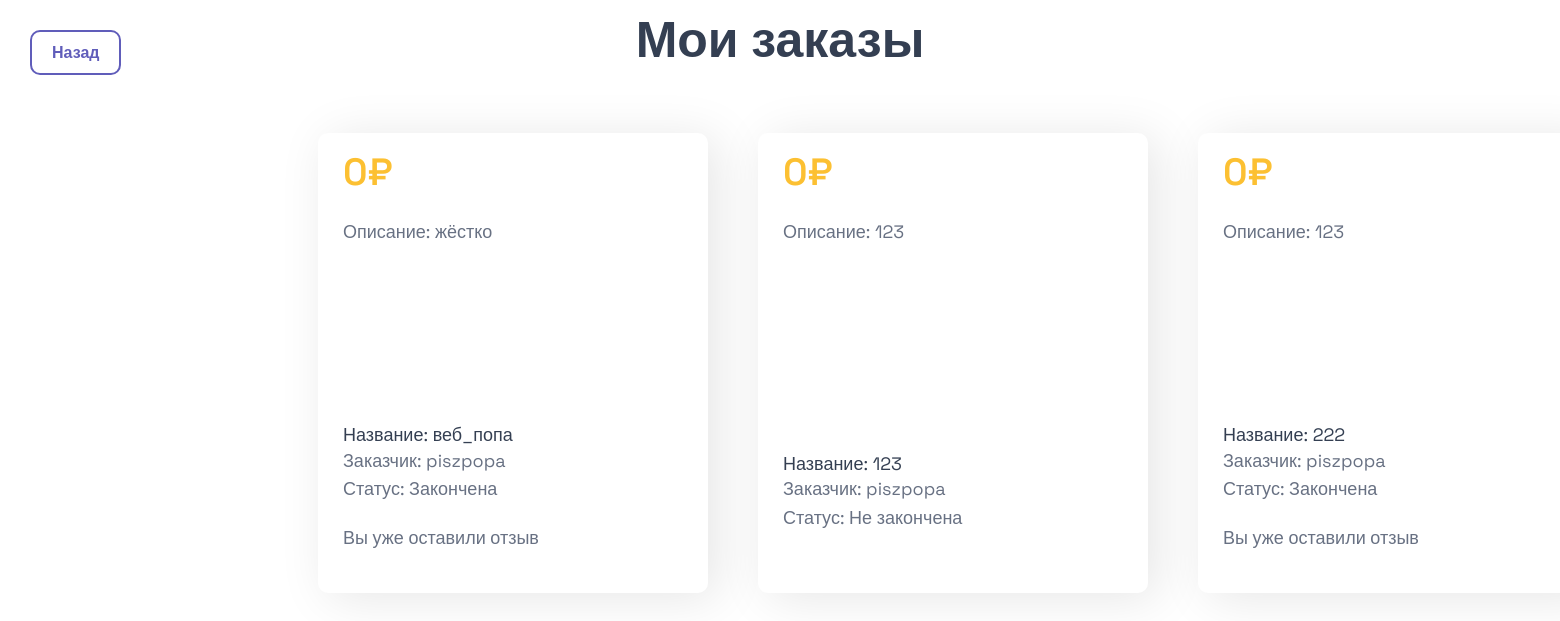
/orders (signed in), run on the app's committed database.
### data/orders.py (models this page shows)
class Order(SqlAlchemyBase, UserMixin, SerializerMixin):
    __tablename__ = 'order'
    id = sqlalchemy.Column(sqlalchemy.Integer, primary_key=True, autoincrement=True)
    name_order = sqlalchemy.Column(sqlalchemy.String, nullable=True)
    text = sqlalchemy.Column(sqlalchemy.String, nullable=True)
    teg = sqlalchemy.Column(sqlalchemy.String, nullable=True)
    user_id = sqlalchemy.Column(sqlalchemy.Integer, sqlalchemy.ForeignKey("users.id"))
    if_finished = sqlalchemy.Column(sqlalchemy.Integer, nullable=True, default=False)
    is_paid = sqlalchemy.Column(sqlalchemy.String, nullable=True, default=False)
    date = sqlalchemy.Column(sqlalchemy.String, nullable=True, default=datetime.datetime.now)
    user = orm.relationship('User')

### data/users.py (models this page shows, shortened)
class User(SqlAlchemyBase, UserMixin, SerializerMixin):
    __tablename__ = 'users'
    id = sqlalchemy.Column(sqlalchemy.Integer, primary_key=True, autoincrement=True)
    login = sqlalchemy.Column(sqlalchemy.String, nullable=True)
    email = sqlalchemy.Column(sqlalchemy.String, index=True, unique=True, nullable=True)
    hashed_password = sqlalchemy.Column(sqlalchemy.String, nullable=True)
    position = sqlalchemy.Column(sqlalchemy.String, nullable=True)
    admin = sqlalchemy.Column(sqlalchemy.Integer, nullable=True)
    invitation_key = sqlalchemy.Column(sqlalchemy.String, nullable=True)
    orders = orm.relationship("Order", back_populates='user')

### server.py (the view)
@app.route("/orders")
def orders():
    db_sess = create_session()
    jobs = db_sess.query(Order).filter(Order.user_id == current_user.id).all()
    review = db_sess.query(Review).filter(Review.order_id).all()
    review = [i.order_id for i in review]
    return render_template("all_order.html", jobs=jobs, names=current_user.login, review=review, title='Работы')

### data/db_session.py (called while the page is built)
def create_session() -> Session:
    global __factory
    return __factory()

### server.py (called while the page is built)
@login_manager.user_loader
def load_user(user_id):
    db_sess = create_session()
    return db_sess.query(User).get(user_id)

### templates/all_order.html (shortened to what this page needs)
<link href="static/css/main.css" rel="stylesheet" type="text/css"/>
{% block content %}
<h1 class="center">Мои заказы</h1>
<div class="container">
    <div class="elements">
        {% for job in jobs %}
        <div class="elem not">
            <div class="dix">
                <div class="stars">
                    <h6>{{ job.is_paid }}₽</h6>
                </div>
                <p>Описание: {{ job.text }}</p>
            </div>
            <div class="eee">
                <div class="who">
                    <p class="fullname">Название: {{ job.name_order }}</p>
                    <p class="status">Заказчик: {{ names }}</p>
                    {% if job.if_finished %}
                    <p class="status">Статус: Закончена</p>
                    {% else %}
                    <p class="status">Статус: Не закончена</p>
                    {% endif %}
                </div>
            <div class="marg">
                {% if job.id in review %}
                <p>Вы уже оставили отзыв</p>
                {% endif%}
            </div>
            </div>
        </div>
        {% endfor %}
    </div>
</div>
<a class="login-button otz" href="/index">Назад</a>
{% endblock %}

### static/css/main.css (style rules this page uses)
p, h1, h2, h3, h4, h5, h6, h7, a { font-family: "Space Grotesk", sans-serif; margin: 0; }
a { text-decoration: none; color: #343F52; }
.login-button { padding: 10px 20px; border-radius: 10px; border: 2px solid #605DBA; color: #605DBA; font-weight: 550; transition: all .19s ease-in; align-items: center; }
.container { padding: 160px 310px; }
h1 { font-family: "Space Grotesk", sans-serif; font-optical-sizing: auto; font-weight: 599; font-size: 50px; font-style: normal; color: #343F52; line-height: 130%; }
.center { text-align: center; width: 950px; }
.stars { display: flex; flex-direction: row; height: 30px; align-items: center; gap: 5px; }
h6 { font-family: "Space Grotesk", sans-serif; font-optical-sizing: auto; font-weight: 599; font-size: 38px; font-style: normal; color: #FCC032; line-height: 130%; }
.elem { display: flex; flex-direction: column; justify-content: space-between; width: 340px; height: 310px; background: #ffffff; padding: 25px; box-shadow: 10px 5px 50px rgba(0,0,0, 0.1); border-radius: 10px; }
.elem p { font-family: "Space Grotesk", sans-serif; font-optical-sizing: auto; font-weight: medium; font-size: 18px; font-style: normal; color: #687183; line-height: 160%; max-height: 145px; overflow: hidden; text-overflow: ellipsis; }
.status { font-size: 16px; line-height: 130%; }
.who .fullname { color: #343F52; line-height: 130%; }
.who { margin-top: 20px; }
.elements { align-items: center; display: flex; flex-direction: row; flex-wrap: wrap; width: 1440px; gap:50px; margin-top: -100px; }
.dix { display: flex; flex-direction: column; gap: 30px; }
.center { margin: 0 auto; }
.otz { position: fixed; top:30px; left: 30px; }
.not { height: 410px; }
.eee { display: flex; flex-direction: column; gap: 20px; }
.marg { margin-bottom: 15px; }

### data on the page
Order: is_paid "0", text "жёстко", name_order "веб_попа", if_finished "Статус: Закончена", shows "Вы уже оставили отзыв"
User: login "piszpopa"
Order: is_paid "0", text "123", name_order "123", if_finished "Статус: Не закончена"
Order: is_paid "0", text "123", name_order "222", if_finished "Статус: Закончена", shows "Вы уже оставили отзыв"
